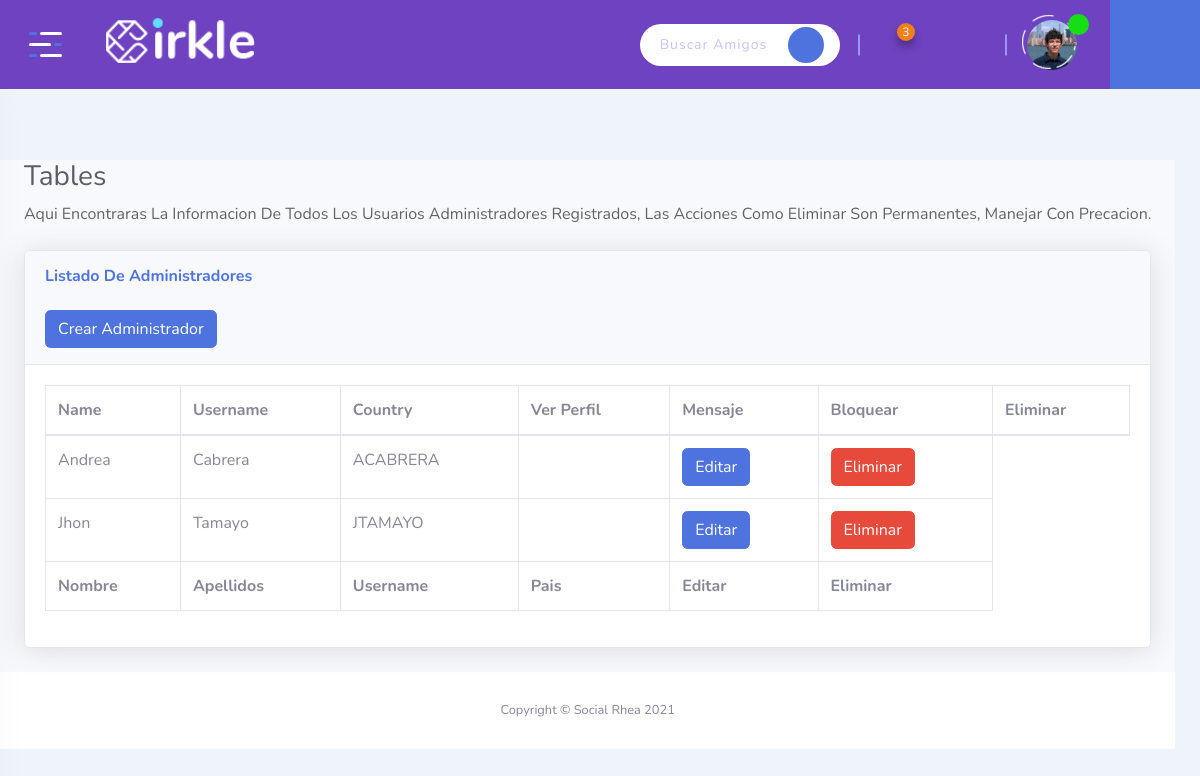
The app's page /admin/admins (signed in), older data.
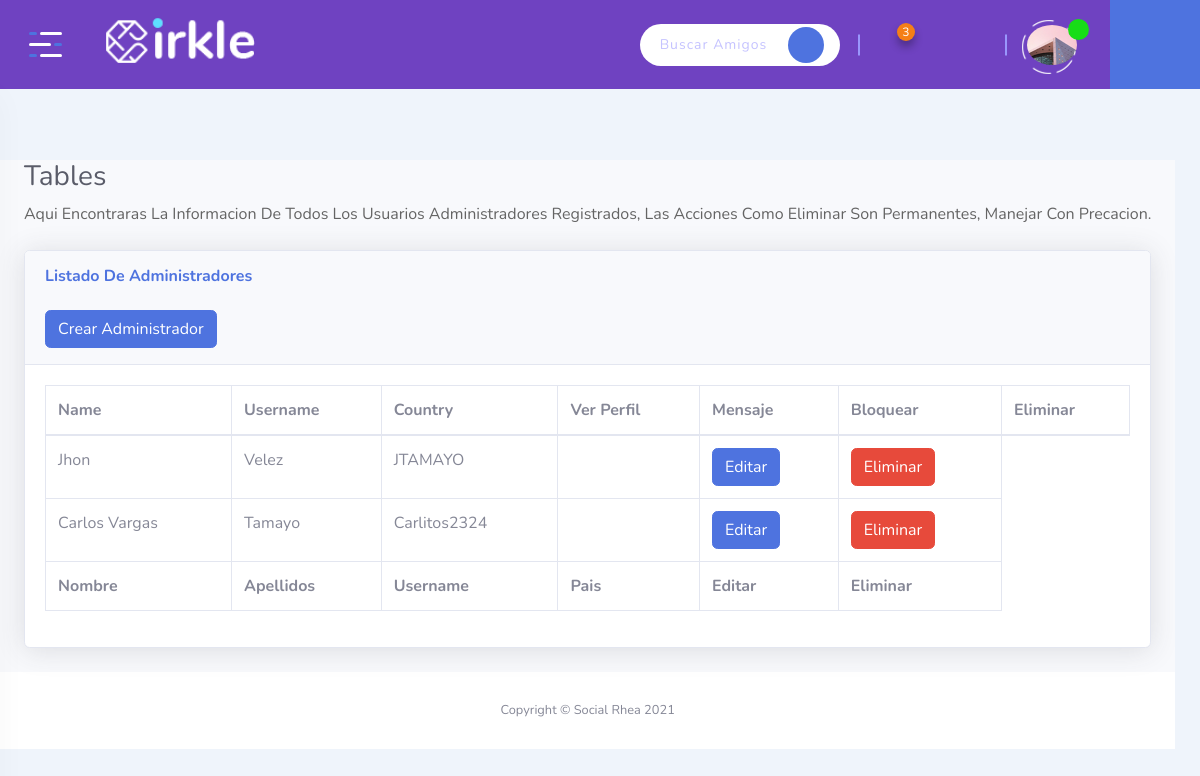
The same page, newer data.
### tables this page shows
CREATE TABLE Usuario (ID_Usuario INTEGER PRIMARY KEY AUTOINCREMENT NOT NULL, Usuario VARCHAR NOT NULL UNIQUE, Contrasena VARCHAR NOT NULL, Rol INT CHECK (Rol = 0 or Rol = 1 or Rol = 2) NOT NULL, Estado INT CHECK (Estado = 0 or Estado = 1) NOT NULL, Nombres VARCHAR NOT NULL, Apellidos VARCHAR NOT NULL, Genero INT CHECK (Genero = 0 or Genero = 1 or Genero = 2) NOT NULL, Email VARCHAR NOT NULL UNIQUE, Ubicacion VARCHAR NOT NULL, Foto VARCHAR, Telefono INT NOT NULL, Fecha_Nacimiento DATE NOT NULL, Estado_Civil INT NOT NULL CHECK (Estado_Civil = 1 or Estado_Civil = 2 or Estado_Civil = 3 or Estado_Civil = 4 or Estado_Civil = 5), Fecha DATE NOT NULL DEFAULT (CURRENT_TIMESTAMP), Privacidad INT NOT NULL CHECK (Privacidad = 1 or Privacidad = 2));

### app.py (the view)
@app.route('/admin/admins', methods=['GET', 'POST'])
def admin_admins():
  if session['usuario']:
    dbUsuario = db.getUser(session['usuario'])
    admins = db.getAllAdmins()
    return render_template('dashboard-admin.html', usuario=dbUsuario, usuarios=admins, rol = dbUsuario["Rol"])

### app.py (called while the page is built)
@app.before_request
def antes_de_cada_peticion():
    ruta = request.path
    if not 'usuario' in session and ruta != "/" and ruta != "/admin-login" and ruta != "/logout" and not ruta.startswith("/static"):
        flash("Inicia sesión para continuar")
        return redirect("/")

### db.py (called while the page is built)
def conectar():
    dbname= 'socialrhea.db'
    conn= sqlite3.connect(dbname)
    return conn

def getUser(user):
    conn= conectar()
    try:
      conn.row_factory = sqlite3.Row
      sql = 'SELECT * FROM Usuario WHERE Usuario = ?'
      cursor = conn.execute(sql, (user,))
      resultados = (cursor.fetchone())
      cursor.close()
      conn.close()
      if not resultados:
        return False
      else:
        return resultados
    except Error as e:
      print(f"error in getUser() : {str(e)}"  )

def getAllAdmins():
    conn= conectar()
    conn.row_factory = sqlite3.Row
    try:
      sql = 'SELECT * FROM Usuario WHERE Rol = ?'
      cursor= conn.execute(sql,(1,))
      resultado = (cursor.fetchall())
      if resultado:
        results = [ dict(row) for row in resultado ]
      return results
    except Error as e:
      print(f"error in getPostsFeed() : {str(e)}"  )

### templates/dashboard-admin.html (shortened to what this page needs)
{% extends 'dashboard-base.html' %}
{% block contenido %}
<div class="page-content">
  <div id="content-wrapper" class="d-flex flex-column">
      <div class="container-fluid">
        <h1 class="h3 mb-2 text-gray-800">Tables</h1>
        <p class="mb-4">Aqui encontraras la informacion de todos los usuarios administradores registrados, las Acciones como Eliminar son permanentes, manejar con precacion.</p>
        <div class="card shadow mb-4">
            <div class="card-header py-3">
                <h6 class="m-0 font-weight-bold text-primary">Listado de Administradores</h6>
                <br>
                <a href="/admin/createadmin" class="btn btn-primary">Crear Administrador</a>
            </div>
            <div class="card-body">
                <div class="table-responsive">
                    <table class="table table-bordered" id="dataTable" width="100%" cellspacing="0">
                        <thead>
                            <tr>
                                <th>Name</th>
                                <th>Username</th>
                                <th>Country</th>
                                <th>Ver Perfil</th>
                                <th>Mensaje</th>
                                <th>Bloquear</th>
                                <th>Eliminar</th>
                            </tr>
                        </thead>
                        <tfoot>
                            <tr>
                                <th>Nombre</th>
                                <th>Apellidos</th>
                                <th>Username</th>
                                <th>Pais</th>
                                <th>Editar</th>
                                <th>Eliminar</th>
                            </tr>
                        </tfoot>
                        <tbody>
                        {% for usr in usuarios %}
                            <tr>
                                <td>{{ usr.Nombres }}</td>
                                <td>{{ usr.Apellidos }}</td>
                                <td>{{ usr.Usuario }}</td>
                                <td>{{ usr.Pais }}</td>
                                <td>
                                  <a href="/editarusuario/{{ usr.Usuario }}" class="btn btn-primary">Editar</a>
                                </td>
                                <td>
                                  <a href="/deleteadmin/{{ usr.Usuario }}" class="btn btn-danger js-delete">Eliminar</a>
                                </td>
                              </tr>
                        {% endfor %}
                        </tbody>
                    </table>
                </div>
            </div>
        </div>
    </div>
      <footer class="sticky-footer bg-white">
          <div class="container my-auto">
              <div class="copyright text-center my-auto">
                  <span>Copyright &copy; Social Rhea 2021</span>
              </div>
          </div>
      </footer>
  </div>
</div>
{% endblock %}

### templates/dashboard-base.html (shortened to what this page needs)
<!DOCTYPE html>
<html class="no-js" lang="">
<head>
    <link rel="stylesheet" href="{{ url_for('static', filename='css/bootstrap.min.css' ) }}">
    <link rel="stylesheet" href="{{ url_for('static', filename='css/app.css' ) }}">
    <link rel="stylesheet" href="{{ url_for('static', filename='assets/icofont/icofont.min.css' ) }}">
    <link rel="stylesheet" href="{{ url_for('static', filename='css/sb-admin-2.min.css' ) }}">
</head>
<body class="bg-link-water">
    <div id="wrapper" class="wrapper">
        <header class="fixed-header">
            <div class="header-menu">
                <div class="navbar">
                    <div class="nav-item d-none d-sm-block">
                        <div class="header-logo">
                            <a href="/"><img src="{{ url_for('static', filename='assets/img/logo.png')}}" width="190" alt="Social Rhea"></a>
                        </div>
                    </div>
                    <div class="nav-item header-control">
                        <div class="inline-item d-none d-md-block">
                          <form action="" method="POST" class="js-search">
                            <div class="input-group">
                              <input type="text" class="form-control" name="busqueda" placeholder="Buscar Amigos.......">
                              <div class="input-group-append">
                                <input type="submit" class="submit-btn" value="" type="button"><i class="icofont-search"></i></input>
                              </div>
                            </div>
                          </form>
                        </div>
                        <div class="inline-item d-flex align-items-center">
                          <div class="dropdown dropdown-notification">
                            <button class="dropdown-toggle" type="button" data-toggle="dropdown" aria-expanded="false">
                                <i class="icofont-notification"></i><span class="notify-count">3</span>
                            </button>
                        </div>
                        <div class="dropdown dropdown-message">
                          <button class="dropdown-toggle" type="button" data-toggle="dropdown" aria-expanded="false">
                              <i class="icofont-speech-comments"></i>
                          </button>
                      </div>
                            <div class="dropdown dropdown-friend">
                                <button class="dropdown-toggle" type="button" data-toggle="dropdown" aria-expanded="false">
                                    <i class="icofont-users-alt-4"></i>
                                </button>
                            </div>
                        </div>
                        <div class="inline-item">
                            <div class="dropdown dropdown-admin">
                                <a href="/profile/{{ usuario.Usuario }}" class="dropdown-toggle"></button>
                                    <span class="media">
                                        <span class="item-img">
                                            <img src="/static/uploads/imgusuarios/{{ usuario.Foto }}" width="50" height="50" alt="{{ usuario.Nombre }}">
                                            <span class="acc-verified"><i class="icofont-check"></i></span>
                                        </span>
                                    </span>
                                  </a>
                            </div>
                        </div>
                    </div>
                </div>
            </div>
        </header>
        <div class="fixed-sidebar">
            <div class="fixed-sidebar-left small-sidebar">
                <div class="sidebar-toggle">
                    <button class="toggle-btn toggler-open">
                        <span></span>
                        <span></span>
                        <span></span>
                    </button>
                </div>
            </div>
        </div>
        <div class="fixed-sidebar right">
            <div class="fixed-sidebar-right small-sidebar">
                <div class="sidebar-toggle" id="chat-head-toggle">
                    <button class="chat-icon">
                        <i class="icofont-speech-comments"></i>
                    </button>
                </div>
            </div>
        </div>
        {% block contenido %}
        {% endblock %}
  </div>
</body>
</html>

Row changes from the older to the newer data that the page shows:
removed Usuario: Nombres "Andrea", Apellidos "Cabrera", Usuario "ACABRERA"
changed Usuario (number 1 of 3 on the later page): Foto: a different picture
changed Usuario "Jhon": Apellidos "Tamayo" → "Velez"
added Usuario: Nombres "Carlos Vargas", Apellidos "Tamayo", Usuario "Carlitos2324"
